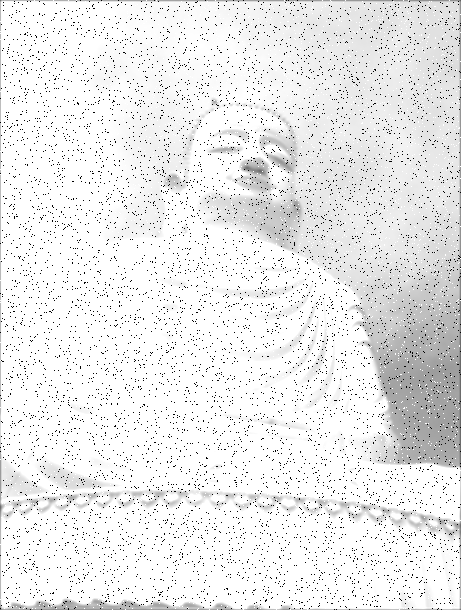
#> input picture XULYANH/final_report/BÁO CÁO XỬ LÝ ẢNH - LÝ HUỲNH HỮU TRÍ/Code/final1.bmp, 461 x 610 px
$ python exam_1_C1.py
#> lines starting #> are read from the running program, lines starting #| are printed output that depends on the picture; after the words box and inside, x2 and y2 are one past the last pixel; in counts of white or black regions, pixels touching at a corner belong together
# -------------------------------------#
# Author: Huu Tri 			           #
# Update: 10/12/2022 			       #
# Median Filter And convolution Kernel #
# -------------------------------------#
import cv2
import numpy as np

img = cv2.imread('final1.bmp', 0)
#> img is the input picture: shape (610, 461); min 0, max 255, mean 235.8
new_img = cv2.imread('final1.bmp', 0)

prop = new_img.shape
#> prop = (610, 461)
# Lọc trung vị
for i in range(1, prop[0] - 1):
    for j in range(1, prop[1] - 1):

        win = []
        for x in range(i - 1, i + 2):
            for y in range(j - 1, j + 2):
                win.append(img[x][y])
        win.sort()

        new_img[i][j] = win[4]
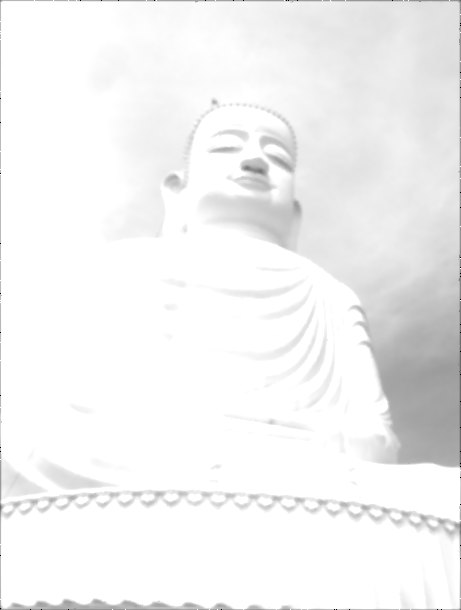
#> new_img: shape (610, 461); 10.3% of pixels changed, all inside (x1, y1, x2, y2) = (1, 1, 460, 609)

# Kernel làm nét
sharpen_kernel = np.array([[0, -1, 0],
                           [-1, 5, -1],
                           [0, -1, 0]],
                          dtype=np.float32)

sharpen_image = cv2.filter2D(src=new_img,
                             ddepth=-1,
                             kernel=sharpen_kernel)
cv2.imshow('image_root', img)
cv2.imshow('image_remove_salt_pepper', new_img)
cv2.imshow('image_improve', sharpen_image)
cv2.waitKey(0)
cv2.destroyAllWindows()
